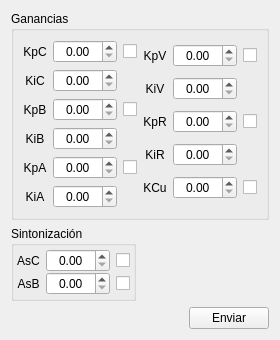
<?xml version="1.0" encoding="UTF-8"?>
<ui version="4.0">
 <class>Widget_Ganancias_Control</class>
 <widget class="QWidget" name="Widget_Ganancias_Control">
  <property name="geometry">
   <rect>
    <x>0</x>
    <y>0</y>
    <width>260</width>
    <height>339</height>
   </rect>
  </property>
  <property name="windowTitle">
   <string>Form</string>
  </property>
  <layout class="QGridLayout" name="gridLayout_4" rowstretch="2,1,0">
   <item row="1" column="1">
    <spacer name="horizontalSpacer_2">
     <property name="orientation">
      <enum>Qt::Horizontal</enum>
     </property>
     <property name="sizeHint" stdset="0">
      <size>
       <width>129</width>
       <height>20</height>
      </size>
     </property>
    </spacer>
   </item>
   <item row="1" column="0">
    <widget class="QGroupBox" name="groupBox_2">
     <property name="title">
      <string>Sintonización</string>
     </property>
     <layout class="QGridLayout" name="gridLayout_2">
      <property name="leftMargin">
       <number>3</number>
      </property>
      <property name="topMargin">
       <number>3</number>
      </property>
      <property name="rightMargin">
       <number>3</number>
      </property>
      <property name="bottomMargin">
       <number>3</number>
      </property>
      <property name="horizontalSpacing">
       <number>6</number>
      </property>
      <property name="verticalSpacing">
       <number>0</number>
      </property>
      <item row="0" column="1">
       <widget class="QDoubleSpinBox" name="dsB_ASc">
        <property name="alignment">
         <set>Qt::AlignCenter</set>
        </property>
        <property name="decimals">
         <number>2</number>
        </property>
        <property name="maximum">
         <double>100.000000000000000</double>
        </property>
        <property name="singleStep">
         <double>1.000000000000000</double>
        </property>
        <property name="value">
         <double>0.000000000000000</double>
        </property>
       </widget>
      </item>
      <item row="1" column="1">
       <widget class="QDoubleSpinBox" name="dsB_ASb">
        <property name="alignment">
         <set>Qt::AlignCenter</set>
        </property>
        <property name="decimals">
         <number>2</number>
        </property>
        <property name="maximum">
         <double>100.000000000000000</double>
        </property>
        <property name="singleStep">
         <double>1.000000000000000</double>
        </property>
        <property name="value">
         <double>0.000000000000000</double>
        </property>
       </widget>
      </item>
      <item row="1" column="0">
       <widget class="QLabel" name="label_8">
        <property name="text">
         <string>AsB</string>
        </property>
        <property name="alignment">
         <set>Qt::AlignCenter</set>
        </property>
       </widget>
      </item>
      <item row="0" column="0">
       <widget class="QLabel" name="label_7">
        <property name="text">
         <string>AsC</string>
        </property>
        <property name="alignment">
         <set>Qt::AlignCenter</set>
        </property>
       </widget>
      </item>
      <item row="1" column="3">
       <widget class="QCheckBox" name="cHB_Sintonizacion_banqueo">
        <property name="text">
         <string/>
        </property>
       </widget>
      </item>
      <item row="0" column="3">
       <widget class="QCheckBox" name="cHB_Sintonizacion_Cabeceo">
        <property name="text">
         <string/>
        </property>
       </widget>
      </item>
     </layout>
    </widget>
   </item>
   <item row="0" column="0" colspan="2">
    <widget class="QGroupBox" name="groupBox">
     <property name="title">
      <string>Ganancias</string>
     </property>
     <layout class="QHBoxLayout" name="horizontalLayout">
      <item>
       <layout class="QGridLayout" name="gridLayout_3" columnstretch="0,2,0">
        <item row="0" column="0">
         <widget class="QLabel" name="label">
          <property name="text">
           <string>KpC</string>
          </property>
          <property name="alignment">
           <set>Qt::AlignCenter</set>
          </property>
         </widget>
        </item>
        <item row="0" column="1">
         <widget class="QDoubleSpinBox" name="dsB_Ganancias_Cabeceo_Manual1">
          <property name="alignment">
           <set>Qt::AlignCenter</set>
          </property>
          <property name="decimals">
           <number>2</number>
          </property>
          <property name="maximum">
           <double>100.000000000000000</double>
          </property>
          <property name="value">
           <double>0.000000000000000</double>
          </property>
         </widget>
        </item>
        <item row="1" column="0">
         <widget class="QLabel" name="label_2">
          <property name="text">
           <string>KiC</string>
          </property>
          <property name="alignment">
           <set>Qt::AlignCenter</set>
          </property>
         </widget>
        </item>
        <item row="1" column="1">
         <widget class="QDoubleSpinBox" name="dsB_Ganancias_Cabeceo_Manual2">
          <property name="alignment">
           <set>Qt::AlignCenter</set>
          </property>
          <property name="decimals">
           <number>2</number>
          </property>
          <property name="maximum">
           <double>100.000000000000000</double>
          </property>
         </widget>
        </item>
        <item row="2" column="0">
         <widget class="QLabel" name="label_3">
          <property name="text">
           <string>KpB</string>
          </property>
          <property name="alignment">
           <set>Qt::AlignCenter</set>
          </property>
         </widget>
        </item>
        <item row="2" column="1">
         <widget class="QDoubleSpinBox" name="dsB_Ganancias_Banqueo_Manual1">
          <property name="alignment">
           <set>Qt::AlignCenter</set>
          </property>
          <property name="decimals">
           <number>2</number>
          </property>
          <property name="maximum">
           <double>100.000000000000000</double>
          </property>
         </widget>
        </item>
        <item row="2" column="2">
         <widget class="QCheckBox" name="cHB_Actualizar_Ganancias_Banqueo">
          <property name="text">
           <string/>
          </property>
         </widget>
        </item>
        <item row="3" column="0">
         <widget class="QLabel" name="label_4">
          <property name="text">
           <string>KiB</string>
          </property>
          <property name="alignment">
           <set>Qt::AlignCenter</set>
          </property>
         </widget>
        </item>
        <item row="3" column="1">
         <widget class="QDoubleSpinBox" name="dsB_Ganancias_Banqueo_Manual2">
          <property name="alignment">
           <set>Qt::AlignCenter</set>
          </property>
          <property name="decimals">
           <number>2</number>
          </property>
          <property name="maximum">
           <double>100.000000000000000</double>
          </property>
          <property name="value">
           <double>0.000000000000000</double>
          </property>
         </widget>
        </item>
        <item row="4" column="0">
         <widget class="QLabel" name="label_5">
          <property name="text">
           <string>KpA</string>
          </property>
          <property name="alignment">
           <set>Qt::AlignCenter</set>
          </property>
         </widget>
        </item>
        <item row="4" column="1">
         <widget class="QDoubleSpinBox" name="dsB_Ganancias_Altura_Manual1">
          <property name="alignment">
           <set>Qt::AlignCenter</set>
          </property>
          <property name="decimals">
           <number>2</number>
          </property>
          <property name="maximum">
           <double>100.000000000000000</double>
          </property>
         </widget>
        </item>
        <item row="4" column="2">
         <widget class="QCheckBox" name="cHB_Actualizar_Ganancias_Altura">
          <property name="text">
           <string/>
          </property>
         </widget>
        </item>
        <item row="5" column="0">
         <widget class="QLabel" name="label_6">
          <property name="text">
           <string>KiA</string>
          </property>
          <property name="alignment">
           <set>Qt::AlignCenter</set>
          </property>
         </widget>
        </item>
        <item row="5" column="1">
         <widget class="QDoubleSpinBox" name="dsB_Ganancias_Altura_Manual2">
          <property name="alignment">
           <set>Qt::AlignCenter</set>
          </property>
          <property name="decimals">
           <number>2</number>
          </property>
          <property name="maximum">
           <double>100.000000000000000</double>
          </property>
         </widget>
        </item>
        <item row="0" column="2">
         <widget class="QCheckBox" name="cHB_Actualizar_Ganancias_Cabeceo">
          <property name="text">
           <string/>
          </property>
         </widget>
        </item>
       </layout>
      </item>
      <item>
       <layout class="QGridLayout" name="gridLayout" columnstretch="0,2,0">
        <item row="0" column="0">
         <widget class="QLabel" name="label_9">
          <property name="text">
           <string>KpV</string>
          </property>
          <property name="alignment">
           <set>Qt::AlignCenter</set>
          </property>
         </widget>
        </item>
        <item row="0" column="1">
         <widget class="QDoubleSpinBox" name="dsB_Ganancias_Velocidad_Manual1">
          <property name="alignment">
           <set>Qt::AlignCenter</set>
          </property>
          <property name="decimals">
           <number>2</number>
          </property>
          <property name="maximum">
           <double>100.000000000000000</double>
          </property>
         </widget>
        </item>
        <item row="0" column="2">
         <widget class="QCheckBox" name="cHB_Actualizar_Ganancias_Velocidad">
          <property name="text">
           <string/>
          </property>
         </widget>
        </item>
        <item row="1" column="0">
         <widget class="QLabel" name="label_10">
          <property name="text">
           <string>KiV</string>
          </property>
          <property name="alignment">
           <set>Qt::AlignCenter</set>
          </property>
         </widget>
        </item>
        <item row="1" column="1">
         <widget class="QDoubleSpinBox" name="dsB_Ganancias_Velocidad_Manual2">
          <property name="alignment">
           <set>Qt::AlignCenter</set>
          </property>
          <property name="decimals">
           <number>2</number>
          </property>
          <property name="maximum">
           <double>100.000000000000000</double>
          </property>
         </widget>
        </item>
        <item row="2" column="0">
         <widget class="QLabel" name="label_12">
          <property name="text">
           <string>KpR</string>
          </property>
          <property name="alignment">
           <set>Qt::AlignCenter</set>
          </property>
         </widget>
        </item>
        <item row="2" column="1">
         <widget class="QDoubleSpinBox" name="dsB_Ganancias_Rumbo_Manual1">
          <property name="alignment">
           <set>Qt::AlignCenter</set>
          </property>
          <property name="decimals">
           <number>2</number>
          </property>
          <property name="maximum">
           <double>100.000000000000000</double>
          </property>
         </widget>
        </item>
        <item row="2" column="2">
         <widget class="QCheckBox" name="cHB_Actualizar_Ganancias_Rumbo">
          <property name="text">
           <string/>
          </property>
         </widget>
        </item>
        <item row="3" column="0">
         <widget class="QLabel" name="label_13">
          <property name="text">
           <string>KiR</string>
          </property>
          <property name="alignment">
           <set>Qt::AlignCenter</set>
          </property>
         </widget>
        </item>
        <item row="3" column="1">
         <widget class="QDoubleSpinBox" name="dsB_Ganancias_Rumbo_Manual2">
          <property name="alignment">
           <set>Qt::AlignCenter</set>
          </property>
          <property name="decimals">
           <number>2</number>
          </property>
          <property name="maximum">
           <double>100.000000000000000</double>
          </property>
         </widget>
        </item>
        <item row="4" column="0">
         <widget class="QLabel" name="label_11">
          <property name="text">
           <string>KCu</string>
          </property>
          <property name="alignment">
           <set>Qt::AlignCenter</set>
          </property>
         </widget>
        </item>
        <item row="4" column="1">
         <widget class="QDoubleSpinBox" name="dsB_Ganancias_Curso_Manual">
          <property name="alignment">
           <set>Qt::AlignCenter</set>
          </property>
          <property name="decimals">
           <number>2</number>
          </property>
          <property name="maximum">
           <double>100.000000000000000</double>
          </property>
         </widget>
        </item>
        <item row="4" column="2">
         <widget class="QCheckBox" name="cHB_Actualizar_Ganancias_Curso">
          <property name="text">
           <string/>
          </property>
         </widget>
        </item>
       </layout>
      </item>
     </layout>
    </widget>
   </item>
   <item row="2" column="0" colspan="2">
    <layout class="QHBoxLayout" name="horizontalLayout_2">
     <item>
      <spacer name="horizontalSpacer">
       <property name="orientation">
        <enum>Qt::Horizontal</enum>
       </property>
       <property name="sizeHint" stdset="0">
        <size>
         <width>40</width>
         <height>20</height>
        </size>
       </property>
      </spacer>
     </item>
     <item>
      <widget class="QPushButton" name="pB_Enviar">
       <property name="text">
        <string>Enviar</string>
       </property>
      </widget>
     </item>
    </layout>
   </item>
  </layout>
 </widget>
 <resources/>
 <connections/>
</ui>
